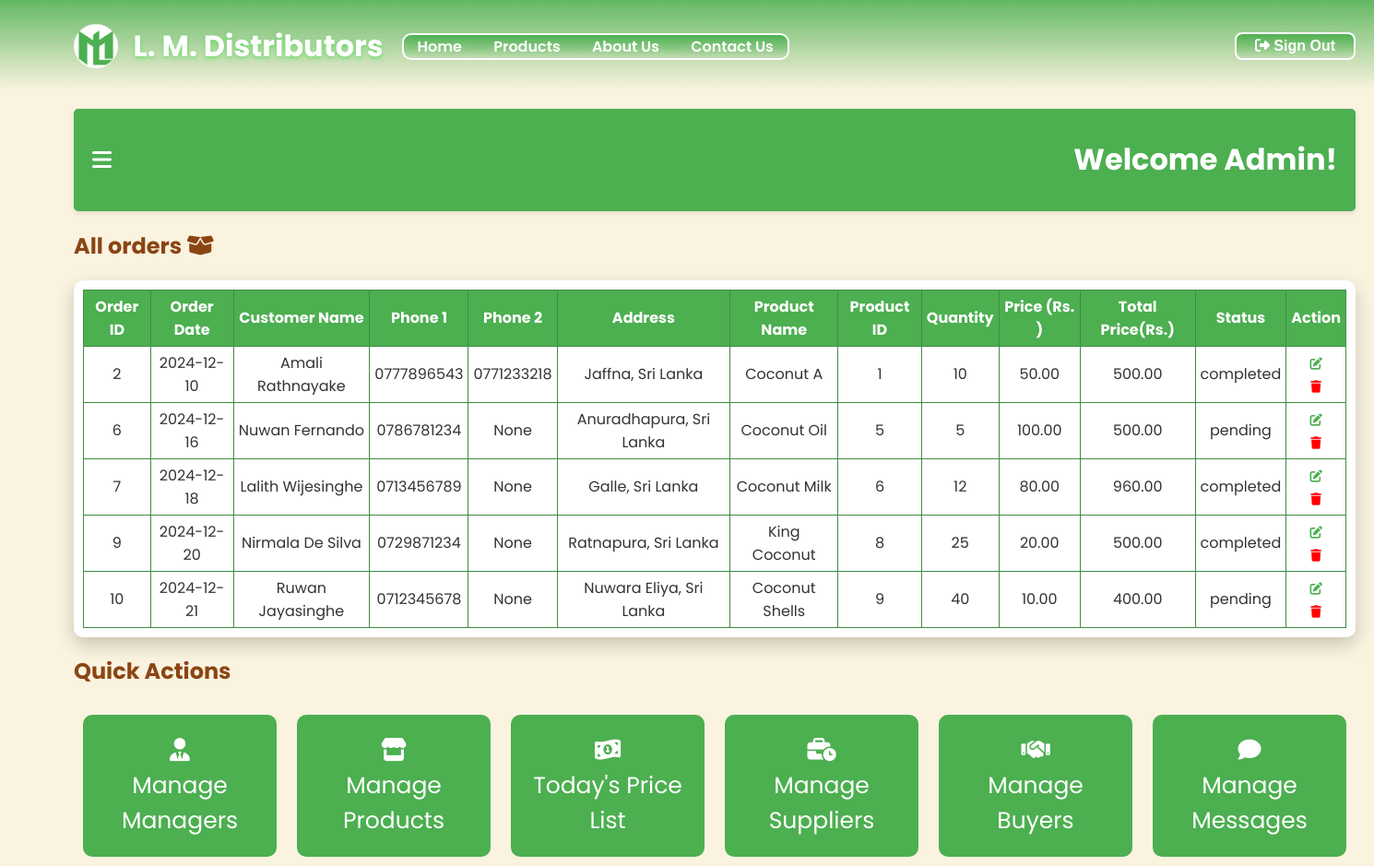
/manageOrders.php (signed in), run on the app's committed database.
### tables this page shows
CREATE TABLE `order` (
  `orderID` int(11) NOT NULL,
  `date` date NOT NULL,
  `name` varchar(255) NOT NULL,
  `phone1` varchar(15) NOT NULL,
  `phone2` varchar(15) DEFAULT NULL,
  `address` text NOT NULL,
  `productName` varchar(255) NOT NULL,
  `productid` int(11) DEFAULT NULL,
  `quantity` int(11) NOT NULL,
  `itemPrice` decimal(10,2) DEFAULT NULL,
  `totalPrice` decimal(10,2) NOT NULL,
  `status` enum('pending','completed','cancelled') NOT NULL
);

### manageOrders.php (the view, shortened to what this page needs)
<?php
include_once 'config.php';
    if(!isset($_SESSION['user_fName'])) {
        header('Location: login.php');
        exit();
    }
    else {
        $dob = $_SESSION['user_dob'];
        $today = date('m-d');
        $birthday = date('m-d', strtotime($dob));
        if($birthday == $today) {
            $greeting = "Happy Birthday ".htmlspecialchars($_SESSION['user_fName']). "!";
        }
        else {
            $greeting = "Welcome ".htmlspecialchars($_SESSION['user_fName'])."!";
        }
        $sql = "SELECT * FROM `order`";
        $result = $conn->query($sql);
    }
?>
<!DOCTYPE html>
<html lang="en">
<head>
    <link rel="stylesheet" href="./css/manageOrders.css">
    <link rel="stylesheet" href="https://cdnjs.cloudflare.com/ajax/libs/font-awesome/6.0.0-beta3/css/all.min.css">
</head>
<body>
    <?php include 'header.php'; ?>
    <div class="container">
        <div class="main-content">
            <div class="topbar">
                <i class="fas fa-bars" id="toggle-sidebar" title="Open Dashboard"></i>
                <h1><?php echo $greeting; ?></h1>
            </div>
            <h2 class="displayOrdersH2">All orders <i class="fa-solid fa-box-open"></i></h2>
            <center>
            <div class="displayOrders">
                <div class="custom-scroll">
                    <div class="content" id="scrollable-content">
                        <table class="listTable" border="1px">
                            <tr>
                                <th class="orderID">Order ID</th>
                                <th class="orderDate">Order Date</th>
                                <th class="customerName">Customer Name</th>
                                <th class="customerPhone1">Phone 1</th>
                                <th class="customerPhone2">Phone 2</th>
                                <th class="customerAddress">Address</th>
                                <th class="tName">Product Name</th>
                                <th class="productID">Product ID</th>
                                <th class="tQuantity">Quantity</th>
                                <th class="tPrice">Price (Rs. )</th>
                                <th class="totalPrice">Total Price(Rs.)</th>
                                <th class="tStatus">Status</th>
                                <th class="tAction">Action</th>
                            </tr>
                            <?php while($row = $result->fetch_assoc()): ?>
                            <tr>
                                <td class="orderID"><?php echo htmlspecialchars($row['orderID']); ?></td>
                                <td class="orderDate"><?php echo $row['date']; ?></td>
                                <td class="customerName"><?php echo $row['name']; ?></td>
                                <td class="customerPhone1"><?php echo $row['phone1']; ?></td>
                                <td class="customerPhone2"><?php echo !empty($row['phone2']) ? htmlspecialchars($row['phone2']) : 'None'; ?></td>
                                <td class="customerAddress"><?php echo $row['address']; ?></td>
                                <td class="tName"><?php echo $row['productName']; ?></td>
                                <td class="productID"><?php echo $row['productid']; ?></td>
                                <td class="tQuantity"><?php echo $row['quantity']; ?></td>
                                <td class="tPrice"><?php echo $row['itemPrice']; ?></td>
                                <td class="totalPrice"><?php echo $row['totalPrice']; ?></td>
                                <td class="tStatus"><?php echo $row['status']; ?></td>
                                <td class="tAction">
                                    <form method="POST" action="">
                                        <button type="submit" name="editOrderBtn" class="actionBtns" id="editOrderBtn" title="Edit Status">
                                            <i class="fa-solid fa-edit"></i>
                                        </button>
                                    </form>
                                    <form method="POST" action="">
                                        <button type="submit" name="deleteOrderBtn" class="actionBtns" id="deleteOrderBtn" title="Delete Order">
                                            <i class="fa-solid fa-trash"></i>
                                        </button>
                                    </form>
                                </td>
                            </tr>
                            <?php endwhile; ?>
                        </table>
                    </div>
                </div>
            </div>
            </center>
            <h2 class="quickH2">Quick Actions</h2>
            <div class="quick">
                <div class="card">
                    <a href="./manageManagers.php" title="Managers Management"><i class="fas fa-user-tie"></i><br>Manage Managers</a>
                </div>
                <div class="card">
                    <a href="./manageProducts.php" title="Products Management"><i class="fa-solid fa-store"></i><br>Manage Products</a>
                </div>
                <div class="card">
                    <a href="./todayPrice.php" title="Buyers & Sellers price list"><i class="fa-solid fa-money-bill-1-wave"></i><br>Today's Price List</a>
                </div>
                <div class="card">
                    <a href="./supplyManagement.php" title="Suppliers Management"><i class="fa-solid fa-business-time"></i><br>Manage Suppliers</a>
                </div>
                <div class="card">
                    <a href="./buyersManagement.php" title="Buyers Management"><i class="fa-solid fa-handshake"></i><br>Manage Buyers</a>
                </div>
                <div class="card">
                    <a href="./manageMessages.php" title="Messages Management"><i class="fa-solid fa-comment"></i><br>Manage Messages</a>
                </div>
            </div>
        </div>
    </div>
</body>
</html>

### css/manageOrders.css (style rules this page uses)
body { margin: 0; font-family: 'Poppins', sans-serif; background-color: #FAF3E0; color: #333; }
.container { display: flex; height: 100vh; }
.main-content h2 { color: #8B4513; }
.main-content { flex-grow: 1; padding: 20px; margin-left: 60px; }
.topbar { display: flex; align-items: center; justify-content: space-between; padding: 10px 20px; background-color: #4CAF50; border-radius: 5px; box-shadow: 0 2px 5px rgba(0, 0, 0, 0.1); }
.topbar i { font-size: 24px; cursor: pointer; color: #fff; }
.topbar h1 { color: #fff; }
.custom-scroll { border: none; border-radius: 10px; background-color: #fff; width: fit-content; max-height: 600px; height: fit-content; overflow: hidden; position: relative; box-shadow: 0 8px 20px rgba(0, 0, 0, 0.2); animation: fadeIn 1s ease-in-out; }
.content { max-height: 600px; height: fit-content; overflow-y: scroll; overflow-x: scroll; scroll-behavior: smooth; padding: 10px; box-sizing: content-box; }
.listTable { border-collapse: collapse; border: 1px solid #3E8E41; }
.listTable th { background-color: #4CAF50; color: #fff; padding: 5px; }
.listTable td { text-align: center; background-color: #fff; padding: 5px; }
.actionBtns { border: none !important; background-color: transparent; }
.fa-edit { color: #4CAF50; }
.fa-trash { color: red; }
.quick { display: flex; justify-content: space-between; }
.card { border: none; border-radius: 10px; padding: 20px; margin: 10px; width: 170px; background-color: #4CAF50; cursor: pointer; text-align: center; transition: transform 1s ease; }
.card a { text-decoration: none; font-size: 25px; color: #fff; }

### data on the page
order: orderID "2", date "2024-12-10", name "Amali Rathnayake", phone1 "0777896543", phone2 "0771233218", address "Jaffna, Sri Lanka", productName "Coconut A", productid "1", quantity "10", itemPrice "50.00", totalPrice "500.00", status "completed"
order: orderID "6", date "2024-12-16", name "Nuwan Fernando", phone1 "0786781234", shows "None", address "Anuradhapura, Sri Lanka", productName "Coconut Oil", productid "5", quantity "5", itemPrice "100.00", totalPrice "500.00", status "pending"
order: orderID "7", date "2024-12-18", name "Lalith Wijesinghe", phone1 "0713456789", shows "None", address "Galle, Sri Lanka", productName "Coconut Milk", productid "6", quantity "12", itemPrice "80.00", totalPrice "960.00", status "completed"
order: orderID "9", date "2024-12-20", name "Nirmala De Silva", phone1 "0729871234", shows "None", address "Ratnapura, Sri Lanka", productName "King Coconut", productid "8", quantity "25", itemPrice "20.00", totalPrice "500.00", status "completed"
order: orderID "10", date "2024-12-21", name "Ruwan Jayasinghe", phone1 "0712345678", shows "None", address "Nuwara Eliya, Sri Lanka", productName "Coconut Shells", productid "9", quantity "40", itemPrice "10.00", totalPrice "400.00", status "pending"

### other printed values
$greeting "Welcome Admin!"
